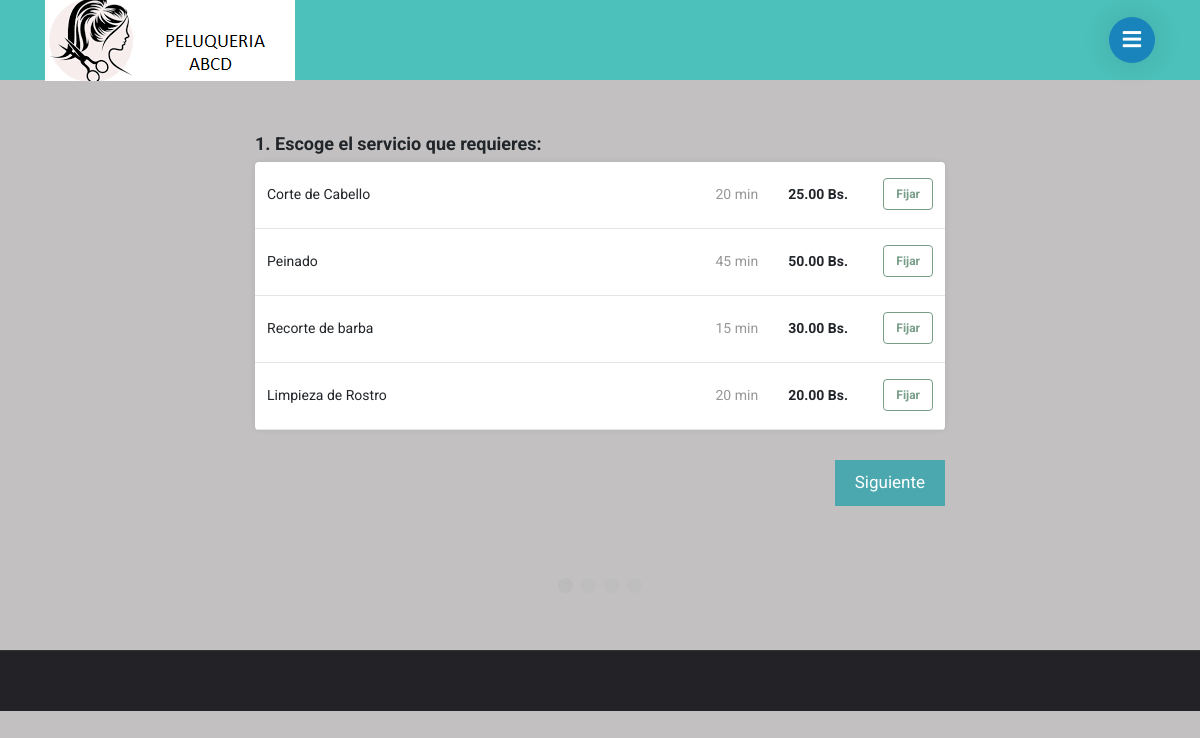
/appointment.php, run on the app's committed database.
### tables this page shows
CREATE TABLE `services` (
  `service_id` int(5) NOT NULL,
  `service_name` varchar(50) NOT NULL,
  `service_description` varchar(255) NOT NULL,
  `service_price` decimal(6,2) NOT NULL,
  `service_duration` int(5) NOT NULL,
  `category_id` int(2) NOT NULL
);

### appointment.php (the view, shortened to what this page needs)
<?php
include "connect.php";
include "Includes/templates/header.php";
include "Includes/templates/navbar.php";
?>
<link rel="stylesheet" href="Design/css/appointment-page-style.css">
<section class="booking_section">
	<div class="container">
		<form method="post" id="appointment_form" action="appointment.php">
			<div class="select_services_div tab_reservation" id="services_tab">
				<div class="text_header">
					<span>
						1. Escoge el servicio que requieres:
					</span>
				</div>
				<div class="items_tab">
					<?php
					$stmt = $con->prepare("Select * from services");
					$stmt->execute();
					$rows = $stmt->fetchAll();
					foreach ($rows as $row) {
						echo "<div class='itemListElement'>";
						echo "<div class = 'item_details'>";
						echo "<div>";
						echo $row['service_name'];
						echo "</div>";
						echo "<div class = 'item_select_part'>";
						echo "<span class = 'service_duration_field'>";
						echo $row['service_duration'] . " min";
						echo "</span>";
						echo "<div class = 'service_price_field'>";
						echo "<span style = 'font-weight: bold;'>";
						echo $row['service_price'] . " Bs.";
						echo "</span>";
						echo "</div>";
					?>
						<div class="select_item_bttn">
							<div class="btn-group-toggle" data-toggle="buttons">
								<label class="service_label item_label btn btn-secondary">
									<input type="checkbox" name="selected_services[]" value="<?php echo $row['service_id'] ?>" autocomplete="off">Fijar
								</label>
							</div>
						</div>
					<?php
						echo "</div>";
						echo "</div>";
						echo "</div>";
					}
					?>
				</div>
			</div>
			<div style="overflow:auto;padding: 30px 0px;">
				<div style="float:right;">
					<button type="button" id="nextBtn" class="next_prev_buttons" onclick="nextPrev(1)">Próximo</button>
				</div>
			</div>
			<div style="text-align:center;margin-top:40px;">
				<span class="step"></span>
				<span class="step"></span>
				<span class="step"></span>
				<span class="step"></span>
			</div>
		</form>
	</div>
</section>
<?php include "Includes/templates/footer.php"; ?>

### Design/css/main.css (style rules this page uses)
html { scroll-behavior: smooth; }
body { font-size: 16px; background-color: white; font-family: 'Roboto', sans-serif; }

### Design/css/appointment-page-style.css (style rules this page uses)
body { background: #c2c0c0; }
.text_header { margin-bottom: 5px; font-size: 18px; font-weight: bold; line-height: 1.5; margin-top: 22px; }
.booking_section { max-width: 720px; margin: 50px auto; }
.items_tab { border-radius: 4px; background-color: white; overflow: hidden; box-shadow: 0 0 5px 0 rgba(60, 66, 87, 0.04), 0 0 10px 0 rgba(0, 0, 0, 0.04); }
.itemListElement { font-size: 14px; line-height: 1.29; border-bottom: solid 1px #e5e5e5; cursor: pointer; padding: 16px 12px 18px 12px; }
.item_details { width: auto; display: -webkit-box; display: -moz-box; display: -ms-flexbox; display: -webkit-flex; display: flex; flex-direction: row; justify-content: space-between; align-items: center; -webkit-box-orient: horizontal; -webkit-box-direction: normal; -webkit-flex-direction: row; -webkit-box-pack: justify; -webkit-justify-content: space-between; -webkit-box-align: center; -webkit-align-items: center; }
.item_label { color: #789e89; border-color: #789e88; background: white; font-size: 12px; font-weight: 700; }
.item_select_part { display: flex; -webkit-box-pack: justify; justify-content: space-between; -webkit-box-align: center; align-items: center; flex-shrink: 0; }
.select_item_bttn { width: 55px; display: flex; margin-left: 30px; -webkit-box-pack: end; justify-content: flex-end; }
.service_duration_field { text-align: right; min-width: 60px; width: auto; color: rgb(151, 151, 151); line-height: 1.29; font-size: 14px; }
.service_price_field { width: auto; display: flex; margin-left: 30px; -webkit-box-align: baseline; align-items: baseline; }
.step { height: 15px; width: 15px; margin: 0 2px; background-color: #bbbbbb; border: none; border-radius: 50%; display: inline-block; opacity: 0.5; }
.step.active { opacity: 1; }
.next_prev_buttons { background-color: #4ca8af; color: #ffffff; border: none; padding: 10px 20px; font-size: 17px; cursor: pointer; }
.tab_reservation { display: none; }

### data on the page
services: service_name "Corte de Cabello", service_duration "20", service_price "25.00"
services: service_name "Peinado", service_duration "45", service_price "50.00"
services: service_name "Recorte de barba", service_duration "15", service_price "30.00"
services: service_name "Limpieza de Rostro", service_duration "20", service_price "20.00"
